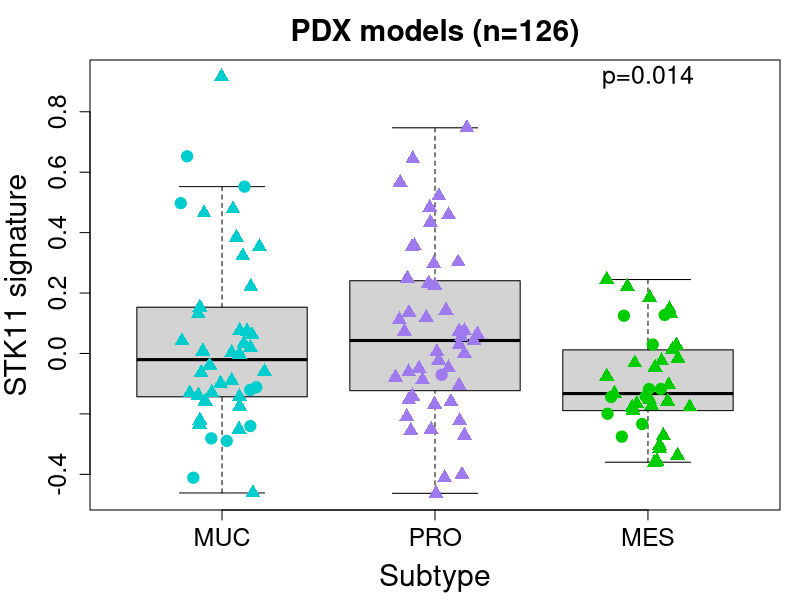
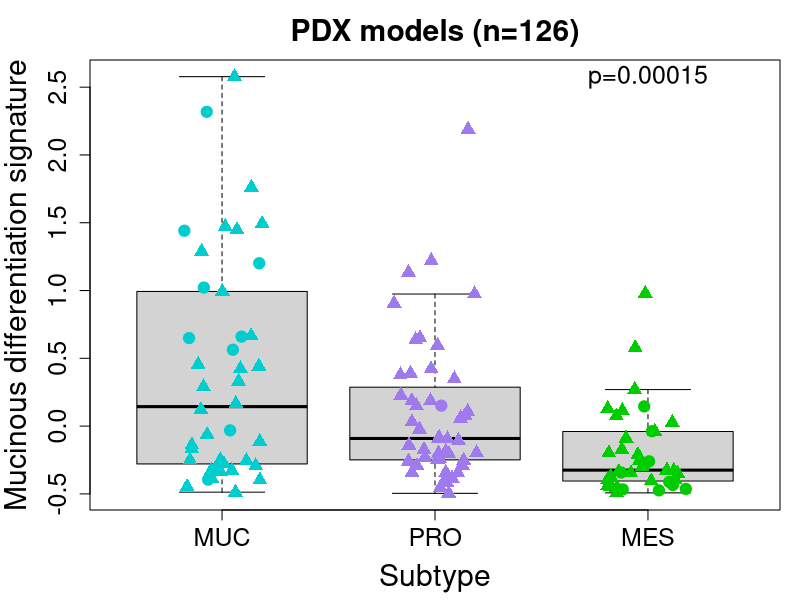

Recreate these plots in R, in order.
study <- "PDX models"
data <- read.table("../data/PDX_KRASall_subtypes.tsv", sep="\t", header=TRUE, check.names=FALSE)
data <- data[!data$Subtype %in% "unclassified", ]
data$Subtype <- factor(data$Subtype, levels=c("MUC", "PRO", "MES"))
nbTumors <- nrow(data)

colors <- rep("cyan3", nbTumors)
colors[data$Subtype %in% "PRO"] <- "mediumpurple2"
colors[data$Subtype %in% "MES"] <- "green3"
pchs <- rep(19, nbTumors)
pchs[data$KRAS %in% "WT"] <- 17
pchs[is.na(data$KRAS)] <- 18


pdf("../figures/Fig4_PDX_STK11signatureBySubtype.pdf", width=5.5, height=6.5)
par(mar=c(4.5, 4.5, 3, 1))
boxplot(data$STK11_deficiency_signature ~ data$Subtype, outline=FALSE,
				ylab="STK11 signature", xlab="Subtype", main=paste0(study," (n=",nbTumors,")"),
				cex.lab=1.8, cex.axis=1.5, cex.main=1.8, ylim=range(data$STK11_deficiency_signature))
points(jitter(as.numeric(data$Subtype)), data$STK11_deficiency_signature,
					col=colors, pch=pchs, cex=1.5)
pval <- signif(kruskal.test(data$STK11_deficiency_signature ~ data$Subtype)$p.value, 2)
text(x=3, y=max(data$STK11_deficiency_signature), labels=paste0("p=",pval), cex=1.5)
dev.off()

t.test(data$STK11_deficiency_signature[data$Subtype %in% "PRO"],
			data$STK11_deficiency_signature[data$Subtype %in% c("MUC","MES")],
			alternative = "greater")$p.value

pdf("../figures/Fig4_PDX_MucinoussignatureBySubtype.pdf", width=5.5, height=6.5)
par(mar=c(4.5, 4.5, 3, 1))
boxplot(data$Mucinous_differentiation_signature ~ data$Subtype, outline=FALSE,
				ylab="Mucinous differentiation signature", xlab="Subtype", main=paste0(study," (n=",nbTumors,")"),
				cex.lab=1.8, cex.axis=1.5, cex.main=1.8, ylim=range(data$Mucinous_differentiation_signature))
points(jitter(as.numeric(data$Subtype)), data$Mucinous_differentiation_signature,
					col=colors, pch=pchs, cex=1.5)
pval <- signif(kruskal.test(data$Mucinous_differentiation_signature ~ data$Subtype)$p.value, 2)
text(x=3, y=max(data$Mucinous_differentiation_signature), labels=paste0("p=",pval), cex=1.5)
dev.off()

t.test(data$Mucinous_differentiation_signature[data$Subtype %in% "MUC"],
			data$Mucinous_differentiation_signature[data$Subtype %in% c("PRO","MES")],
			alternative = "greater")$p.value
